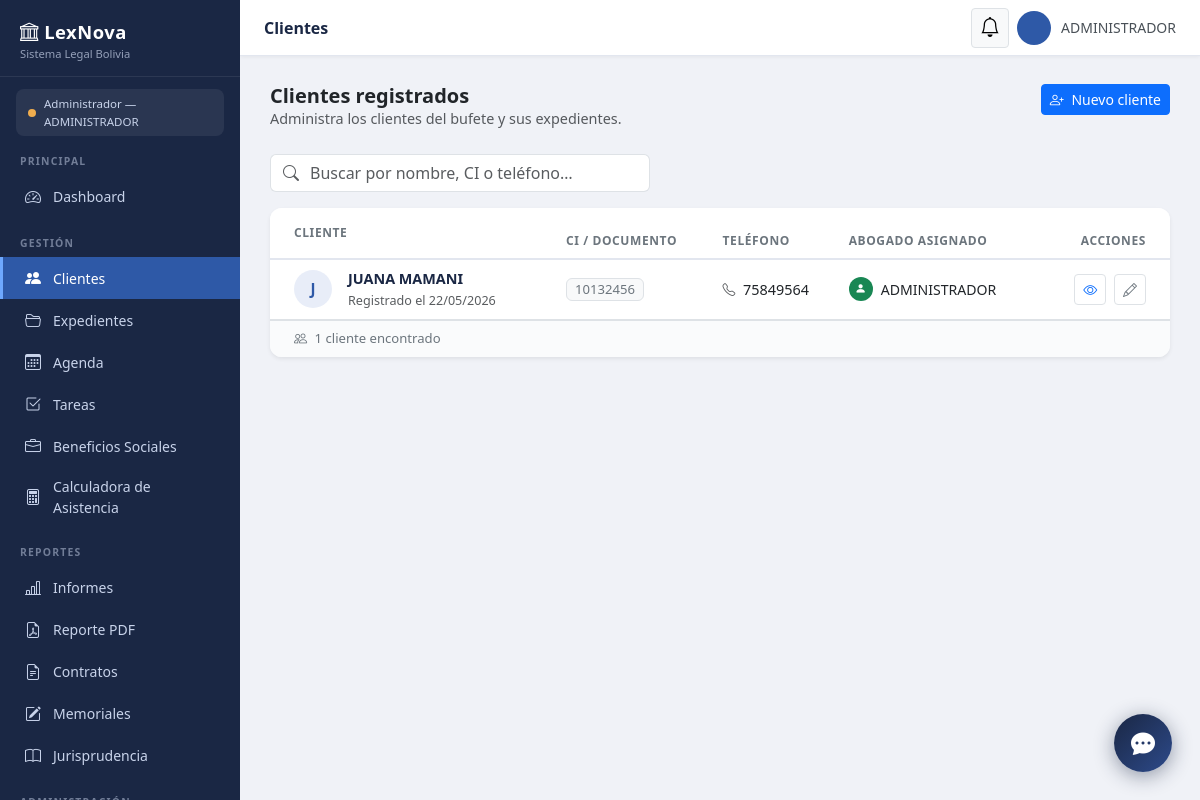
Before: /casos/clientes/ (signed in) with the older database file.
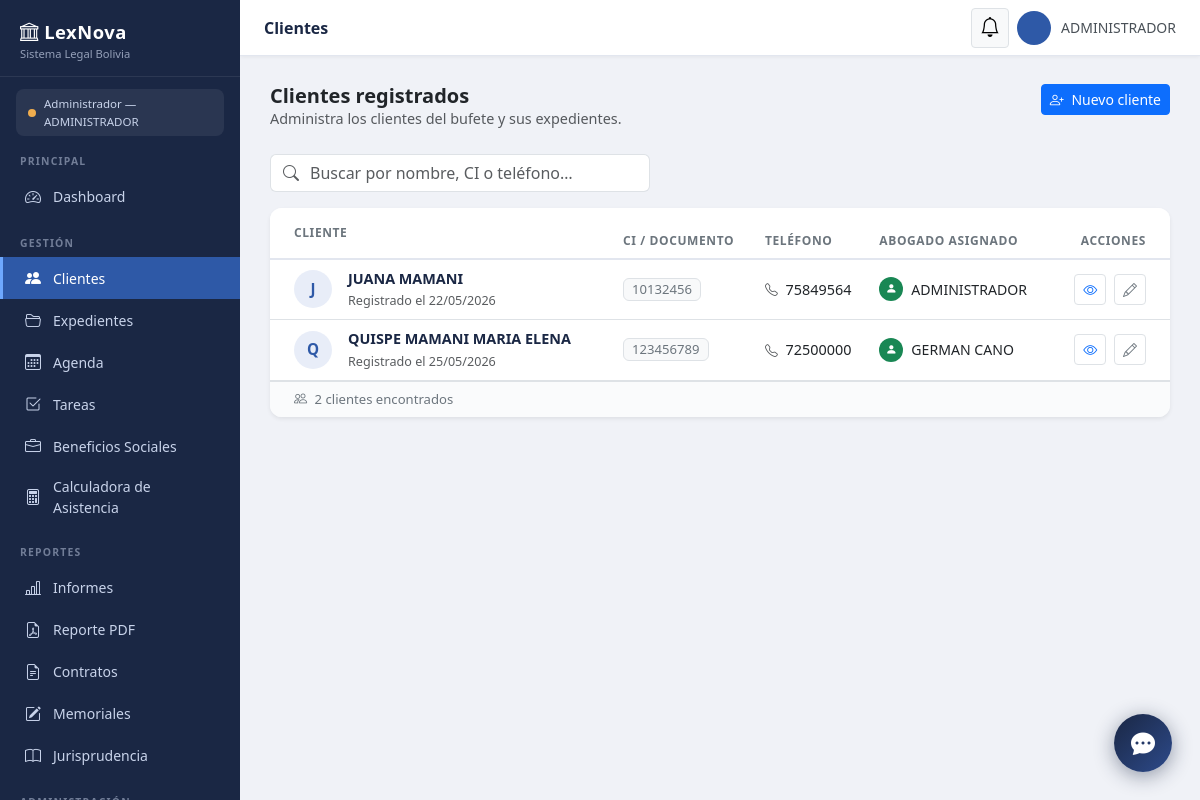
After: the same page with the newer database file.
### control_legal/models.py (models this page shows, shortened)
class Cliente(models.Model):
    ci              = models.CharField(max_length=20, unique=True, verbose_name="Cédula de identidad")
    nombre_completo = models.CharField(max_length=200, verbose_name="Nombre completo")
    telefono        = models.CharField(max_length=20, blank=True, verbose_name="Teléfono")
    email           = models.EmailField(blank=True, verbose_name="Correo electrónico")
    direccion       = models.TextField(blank=True, verbose_name="Dirección")
    abogado_asignado = models.ForeignKey(
        User, on_delete=models.SET_NULL,
        null=True, blank=True,
        related_name='clientes',
        verbose_name="Abogado asignado"
    )
    codigo_acceso = models.CharField(
        max_length=12, unique=True, blank=True, null=True,
        verbose_name="Código de acceso del cliente"
    )
    notas_internas = models.TextField(blank=True, verbose_name="Notas internas")
    fecha_registro = models.DateTimeField(auto_now_add=True)
    activo         = models.BooleanField(default=True)
    class Meta:
        ordering = ['nombre_completo']
        verbose_name = "Cliente"
        verbose_name_plural = "Clientes"

### control_legal/views.py (the view)
# urls.py: path('clientes/',                 views.listar_clientes,   name='listar_clientes'),
@login_required
def listar_clientes(request):
    busqueda = request.GET.get('buscar', '')
    clientes = Cliente.objects.filter(activo=True)
    if busqueda:
        clientes = clientes.filter(
            Q(nombre_completo__icontains=busqueda) |
            Q(ci__icontains=busqueda)              |
            Q(telefono__icontains=busqueda)
        )
    return render(request, 'control_legal/listar_clientes.html', {
        'clientes': clientes.order_by('nombre_completo'),
        'busqueda': busqueda,
    })

### control_legal/templates/control_legal/listar_clientes.html (shortened to what the changed rows need)
{% extends "base.html" %}
{% block contenido %}
<div class="card border-0 shadow-sm" style="border-radius:12px; overflow:hidden;">
    <div class="table-responsive">
        <table class="table table-hover align-middle mb-0" style="font-size:.9rem;">
            <thead style="background:#f8f9fc; border-bottom:2px solid #e2e6ef;">
                <tr>
                    <th class="ps-4 py-3" style="font-size:.75rem; text-transform:uppercase; letter-spacing:.6px; color:#6c757d; font-weight:600;">
                        Cliente
                    </th>
                    <th style="font-size:.75rem; text-transform:uppercase; letter-spacing:.6px; color:#6c757d; font-weight:600;">
                        CI / Documento
                    </th>
                    <th style="font-size:.75rem; text-transform:uppercase; letter-spacing:.6px; color:#6c757d; font-weight:600;">
                        Teléfono
                    </th>
                    <th style="font-size:.75rem; text-transform:uppercase; letter-spacing:.6px; color:#6c757d; font-weight:600;">
                        Abogado asignado
                    </th>
                    <th class="text-end pe-4" style="font-size:.75rem; text-transform:uppercase; letter-spacing:.6px; color:#6c757d; font-weight:600;">
                        Acciones
                    </th>
                </tr>
            </thead>
            <tbody>
                {% for cliente in clientes %}
                <tr>
                    <td class="ps-4">
                        <div class="d-flex align-items-center gap-3">
                            <div class="rounded-circle d-flex align-items-center justify-content-center flex-shrink-0"
                                 style="width:38px; height:38px; background:#e8edf8; color:#2e59a7; font-weight:700; font-size:.95rem;">
                                {{ cliente.nombre_completo|first|upper }}
                            </div>
                            <div>
                                <div class="fw-semibold" style="color:#1a2744;">
                                    {{ cliente.nombre_completo }}
                                </div>
                                <small class="text-muted">
                                    Registrado el {{ cliente.fecha_registro|date:'d/m/Y' }}
                                </small>
                            </div>
                        </div>
                    </td>
                    <td>
                        <span class="badge bg-light text-secondary border px-2 py-1"
                              style="font-size:.82rem; font-weight:500;">
                            {{ cliente.ci|default:'—' }}
                        </span>
                    </td>
                    <td>
                        {% if cliente.telefono %}
                        <a href="tel:{{ cliente.telefono }}" class="text-decoration-none text-dark">
                            <i class="bi bi-telephone me-1 text-muted" style="font-size:.8rem;"></i>
                            {{ cliente.telefono }}
                        </a>
                        {% else %}
                        <span class="text-muted">—</span>
                        {% endif %}
                    </td>
                    <td>
                        {% if cliente.abogado_asignado %}
                        <div class="d-flex align-items-center gap-2">
                            <div class="rounded-circle bg-success d-flex align-items-center justify-content-center flex-shrink-0"
                                 style="width:24px; height:24px;">
                                <i class="bi bi-person-fill text-white" style="font-size:.7rem;"></i>
                            </div>
                            <span style="font-size:.88rem;">
                                {{ cliente.abogado_asignado.get_full_name|default:cliente.abogado_asignado.username }}
                            </span>
                        </div>
                        {% else %}
                        <span class="badge bg-warning-subtle text-warning border border-warning-subtle px-2">
                            <i class="bi bi-exclamation-circle me-1"></i> Sin asignar
                        </span>
                        {% endif %}
                    </td>
                    <td class="text-end pe-4">
                        <a href="{% url 'detalle_cliente' cliente.pk %}"
                           class="btn btn-sm btn-white border text-primary me-1"
                           title="Ver ficha del cliente">
                            <i class="bi bi-eye"></i>
                        </a>
                        <a href="{% url 'editar_cliente' cliente.pk %}"
                           class="btn btn-sm btn-white border text-secondary"
                           title="Editar cliente">
                            <i class="bi bi-pencil"></i>
                        </a>
                    </td>
                </tr>
                {% endfor %}
            </tbody>
        </table>
    </div>
    {% if clientes %}
    <div class="px-4 py-2 border-top d-flex align-items-center justify-content-between"
         style="background:#fafbfc; font-size:.82rem; color:#6c757d;">
        <span>
            <i class="bi bi-people me-1"></i>
            {{ clientes|length }} cliente{{ clientes|length|pluralize }} encontrado{{ clientes|length|pluralize }}
        </span>
    </div>
    {% endif %}
</div>
{% endblock %}

Changed rows visible on the page:
added Cliente: nombre_completo|first "Q", nombre_completo "QUISPE MAMANI MARIA ELENA", fecha_registro "25/05/2026", ci "123456789", telefono "72500000", abogado_asignado.get_full_name "GERMAN CANO"
Other visible differences:
{{ clientes|length }}: "1" → "2"
